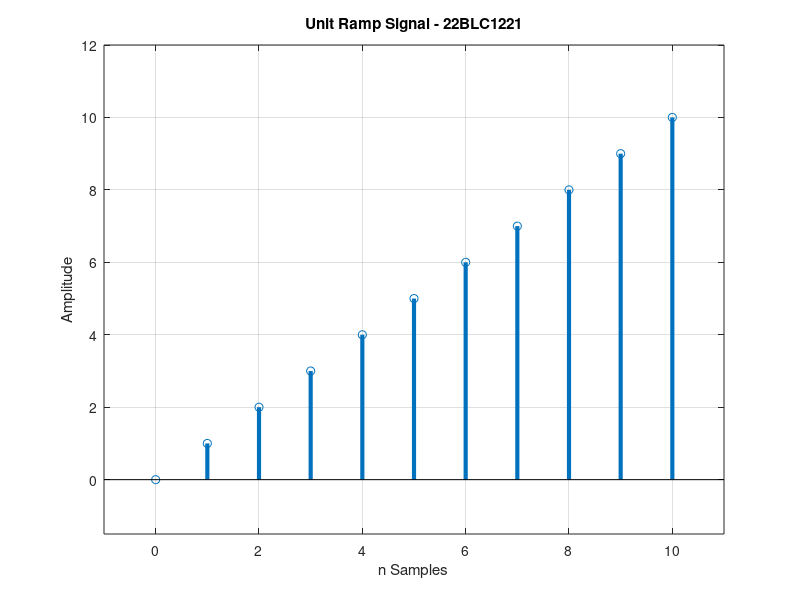

Here is the MATLAB script that generated this plot:
clc;
clear all;
close all;
n = 0:10;
stem(n, n, 'LineWidth', 3);
axis([-1 11 -1.5 12]);
grid on;
xlabel('n Samples');
ylabel('Amplitude');
title('Unit Ramp Signal - 22BLC1221');